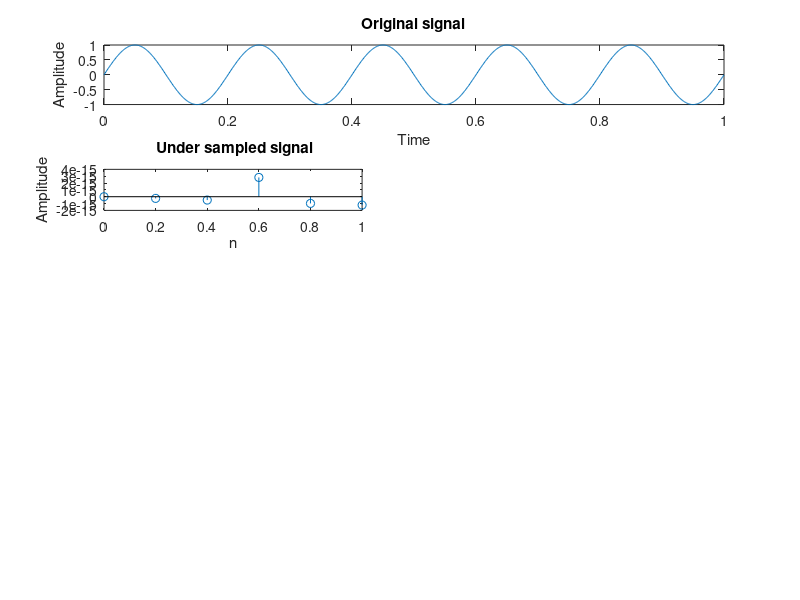

This figure's MATLAB source: (Note: this script raises an error after producing the figure.)
clc;
close all;
clear all;

f = input("Enter the frequency of the siganl: ");
t = 0:0.001:1;
y = sin(2*pi*f*t);

fs_under = input("Enter Under sampling frequency: ");
fs = 2*f;
fs_over = input("Enter Over Sampling frequency: ");

% Original signal
subplot(5,2,1:2)
plot(t, y)
xlabel("Time")
ylabel("Amplitude")
title("Original signal")

% Under sampling
ts = 1/fs_under;
n = 0:ts:1;
y_sampled = sin(2*pi*f*n);
subplot(5,2,3)
stem(n, y_sampled)
xlabel("n")
ylabel("Amplitude")
title(" Under sampled signal")
construction(n, y_sampled, 4)


% Right sampling
ts = 1/fs;
n = 0:ts:1;
y_sampled = sin(2*pi*f*n);
subplot(5,2,5)
stem(n, y_sampled)
xlabel("n")
ylabel("Amplitude")
title(" Right sampled signal")

construction(n, y_sampled, 6)

% Over sampling
ts = 1/fs_over;
n = 0:ts:1;
y_sampled = sin(2*pi*f*n);
subplot(5,2,7)
stem(n, y_sampled)
xlabel("n")
ylabel("Amplitude")
title(" Over sampled signal")

construction(n, y_sampled, 8)

function construction(n, y_sampled, i)
query_points = linspace(0,1,1000);
rec_y = interp1(n, y_sampled, query_points);
subplot(5,2,i)
plot(n, y_sampled, "ro", query_points,rec_y)
xlabel("time")
ylabel("Amplitude")
title("Reconstructed signal")
end
